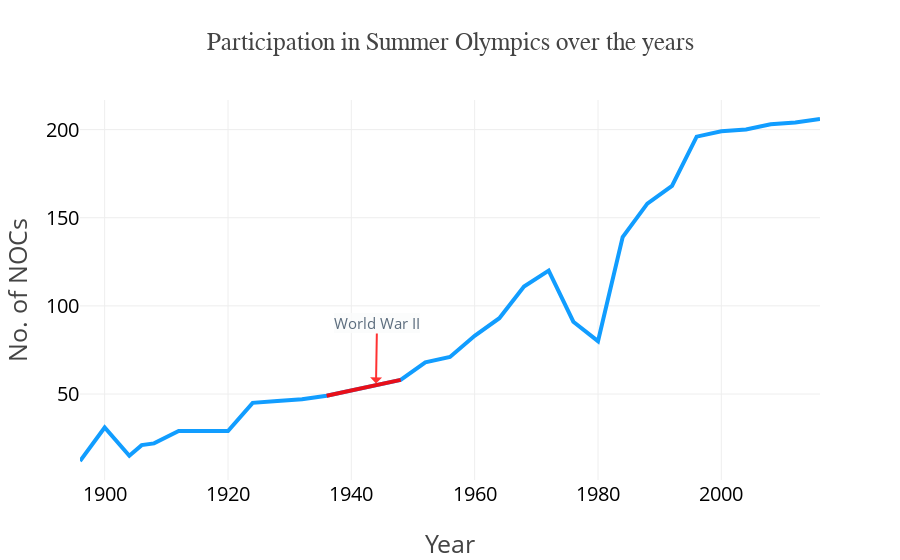

Notebook code for this chart:
### Code cell
init_notebook_mode(connected=True)
trace0 = go.Scatter(x=df2.Year, y=df2.Countries, hoverinfo='skip', mode='lines', showlegend=False, 
                    marker = dict(color = 'rgb(17, 157, 255)'), line=dict(width=4))
trace1 = go.Scatter(x=[1936, 1948], y=[49, 58], hoverinfo='skip', mode = 'lines', showlegend=False, 
                    marker = dict(color = 'rgba(255, 0, 0, .9)'), line=dict(width=4))
trace2 = go.Scatter(x=df_format.x, y=df_format.y, text=df_format.text, hoverinfo='text', mode = 'lines', showlegend=False, 
                    opacity=0)

layout0 = go.Layout(
    title='Participation in Summer Olympics over the years', titlefont=dict(family='Arial', size=25),
    xaxis=dict(title='Year', titlefont=dict(size=25), showticklabels=True, tickfont=dict(size=20, color='black')),
    yaxis=dict(title='No. of NOCs', titlefont=dict(size=25), showticklabels=True, 
               tickfont=dict(size=20, color='black')), 
    annotations=[
        dict(x=1944, y=56, xref='x', yref='y', text='World War II', ax=1, ay=-60,
                      font=dict(size=15, color='#34495e'), align='center', arrowwidth=2, bordercolor='red',
                      borderwidth=0, borderpad=0, bgcolor='#fbfcfc', opacity=0.8)],
)

fig = go.Figure(data=[trace0, trace1, trace2], layout=layout0)
plotly.offline.iplot(fig, filename='Olympics1')

### Figure 1 — Plotly figure (JSON) as saved in the notebook; plotly's stock layout.template omitted (floating-point values rounded to 4 significant figures)
{"data": [{"hoverinfo": "skip", "line": {"width": 4}, "marker": {"color": "rgb(17, 157, 255)"}, "mode": "lines", "showlegend": false, "type": "scatter", "uid": "a43edf30-a188-11e8-9568-d0577b2f97ce", "x": [1896, 1900, 1904, 1906, 1908, 1912, 1920, 1924, 1928, 1932, 1936, 1948, 1952, 1956, 1960, 1964, 1968, 1972, 1976, 1980, 1984, 1988, 1992, 1996, 2000, 2004, 2008, 2012, 2016], "y": [12, 31, 15, 21, 22, 29, 29, 45, 46, 47, 49, 58, 68, 71, 83, 93, 111, 120, 91, 80, 139, 158, 168, 196, 199, 200, 203, 204, 206]}, {"hoverinfo": "skip", "line": {"width": 4}, "marker": {"color": "rgba(255, 0, 0, .9)"}, "mode": "lines", "showlegend": false, "type": "scatter", "uid": "a43ef1f4-a188-11e8-b619-d0577b2f97ce", "x": [1936, 1948], "y": [49, 58]}, {"hoverinfo": "text", "mode": "lines", "opacity": 0, "showlegend": false, "text": ["1896<br>12 participting NOCs", "1904<br>Out:<br>Russia<br>Japan", "1948<br>In:<br>Iran<br>Venezuela<br>Out:<br>Germany<br>Japan", "1952<br>In:<br>USSR", "1976<br>Out:<br>Egypt<br>Nigeria<br>Kenya", "1980<br>Out:<br>United States<br>Japan<br>Canada", "2016<br>206 participating NOCs"], "type": "scatter", "uid": "a43ef1f5-a188-11e8-89fa-d0577b2f97ce", "x": [1896, 1904, 1948, 1952, 1976, 1980, 2016], "y": [12, 15, 58, 68, 91, 80, 206]}], "layout": {"annotations": [{"align": "center", "arrowwidth": 2, "ax": 1, "ay": -60, "bgcolor": "#fbfcfc", "bordercolor": "red", "borderpad": 0, "borderwidth": 0, "font": {"color": "#34495e", "size": 15}, "opacity": 0.8, "text": "World War II", "x": 1944, "xref": "x", "y": 56, "yref": "y"}], "title": "Participation in Summer Olympics over the years", "titlefont": {"family": "Arial", "size": 25}, "xaxis": {"showticklabels": true, "tickfont": {"color": "black", "size": 20}, "title": "Year", "titlefont": {"size": 25}}, "yaxis": {"showticklabels": true, "tickfont": {"color": "black", "size": 20}, "title": "No. of NOCs", "titlefont": {"size": 25}}}}
